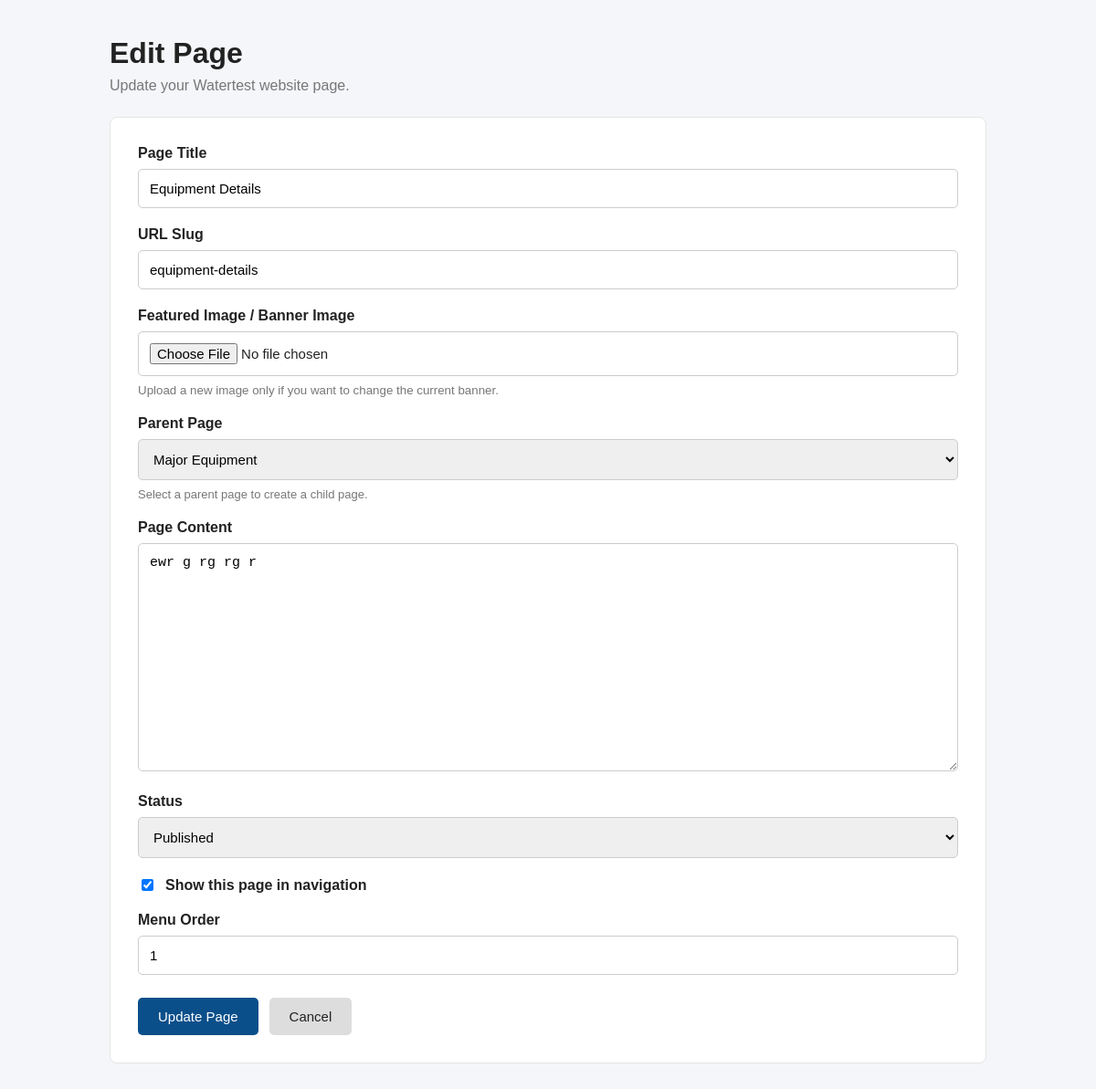
The app's page /dashboard/pages/edit/6/ (signed in), older data.
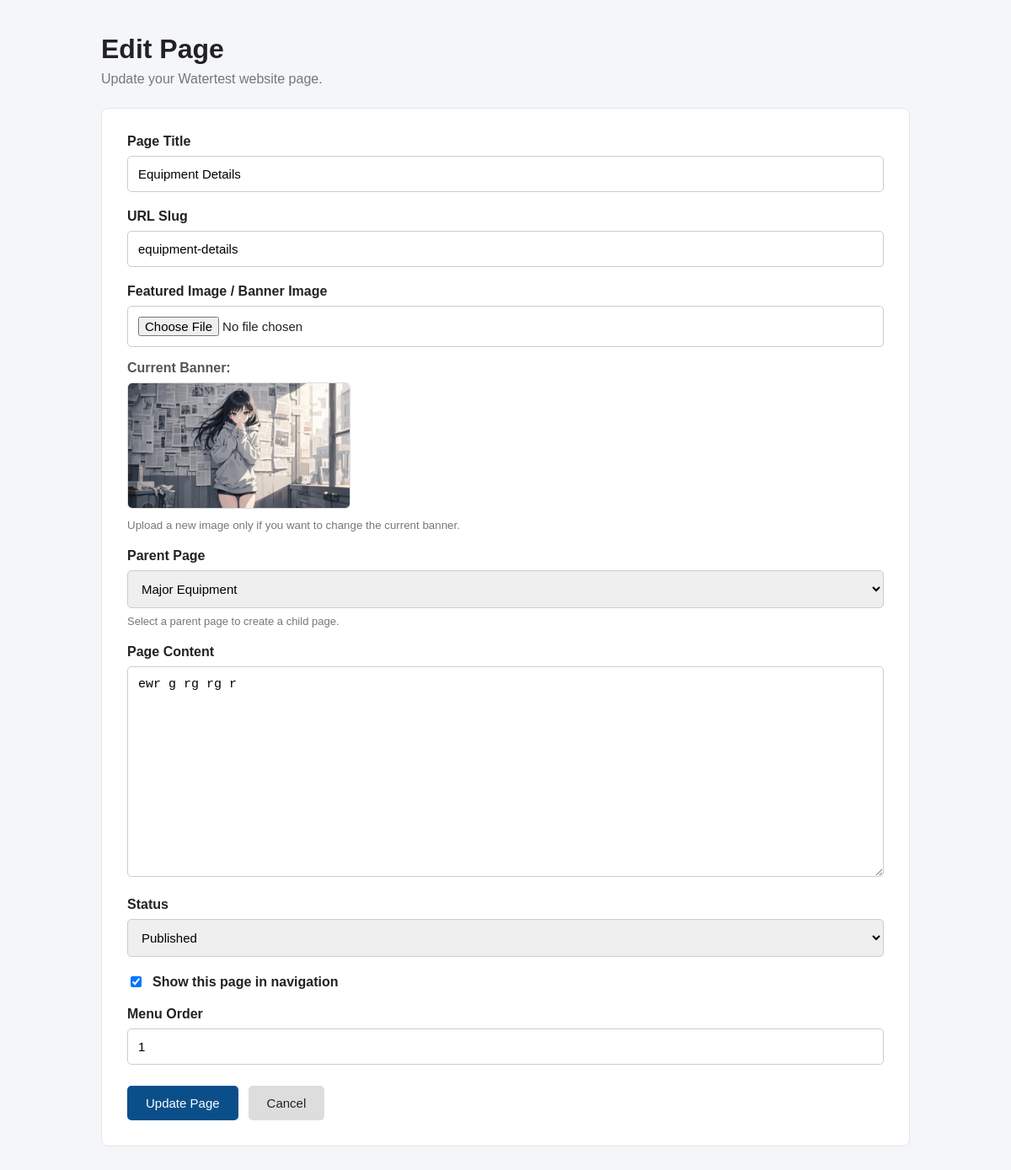
The same page, newer data.
### website/models.py (models this page shows, shortened)
class Page(models.Model):
    STATUS_CHOICES = [
        ("draft", "Draft"),
        ("published", "Published"),
    ]
    title = models.CharField(max_length=300)
    slug = models.SlugField(
        max_length=300,
        unique=True,
        blank=True
    )
    content = models.TextField(
        blank=True
    )
    featured_image = models.ImageField(
        upload_to="pages/",
        blank=True,
        null=True
    )
    status = models.CharField(
        max_length=20,
        choices=STATUS_CHOICES,
        default="draft"
    )
    show_in_menu = models.BooleanField(
        default=False
    )
    menu_order = models.PositiveIntegerField(
        default=0
    )
    parent = models.ForeignKey(
        "self",
        on_delete=models.CASCADE,
        blank=True,
        null=True,
        related_name="children"
    )
    created_at = models.DateTimeField(
        auto_now_add=True
    )
    updated_at = models.DateTimeField(
        auto_now=True
    )

### website/views.py (the view, shortened to what this page needs)
@login_required
def edit_page(request, page_id):
    page = get_object_or_404(
        Page,
        id=page_id
    )
    parent_pages = Page.objects.exclude(
        id=page.id
    ).order_by(
        "menu_order",
        "title"
    )
    return render(
        request,
        "website/page_edit.html",
        {
            "page": page,
            "parent_pages": parent_pages,
        }
    )

### website/context_processors.py (called while the page is built)
def menu_pages(request):
    menu_pages = Page.objects.filter(
        status="published",
        show_in_menu=True,
        parent__isnull=True
    ).prefetch_related(
        "children"
    ).order_by(
        "menu_order",
        "title"
    )
    return {
        "menu_pages": menu_pages
    }

### templates/website/page_edit.html (shortened to what the changed rows need)
{% load static %}
<!DOCTYPE html>
<html lang="en">
<head>
</head>
<body>
<div class="page-wrapper">
    <div class="page-header">
        <h1>Edit Page</h1>
    </div>
    <div class="form-box">
       <form method="POST" enctype="multipart/form-data">
            <div class="form-group">
                <label for="title">
                    Page Title
                </label>
                <input
                    type="text"
                    id="title"
                    name="title"
                    value="{{ page.title }}"
                    required>
            </div>
            <div class="form-group">
                <label for="slug">
                    URL Slug
                </label>
                <input
                    type="text"
                    id="slug"
                    name="slug"
                    value="{{ page.slug }}"
                    required>
            </div>
            <div class="form-group">
    {% if page.featured_image %}
        <div style="margin-top:15px;">
            <p style="
                margin-bottom:8px;
                color:#555;
                font-weight:bold;
            ">
                Current Banner:
            </p>
            <img
                src="{{ page.featured_image.url }}"
                alt="{{ page.title }}"
                style="
                    max-width:300px;
                    height:150px;
                    object-fit:cover;
                    border-radius:6px;
                    border:1px solid #ddd;
                "
            >
        </div>
    {% endif %}
</div>
            <div class="form-group">
                <label for="parent">
                    Parent Page
                </label>
                <select
                    id="parent"
                    name="parent">
                    {% for parent_page in parent_pages %}
                        <option
                            value="{{ parent_page.id }}"
                            {% if page.parent and page.parent.id == parent_page.id %}
                                selected
                            {% endif %}>
                            {{ parent_page.title }}
                        </option>
                    {% endfor %}
                </select>
                <small class="help-text">
                    Select a parent page to create a child page.
                </small>
            </div>
            <div class="form-group">
                <label for="content">
                    Page Content
                </label>
                <textarea
                    id="content"
                    name="content">{{ page.content }}</textarea>
            </div>
            <div class="form-group">
                <label for="status">
                    Status
                </label>
                <select
                    id="status"
                    name="status">
                    <option
                        value="published"
                        {% if page.status == "published" %}selected{% endif %}>
                        Published
                    </option>
                </select>
            </div>
            <div class="form-group checkbox-group">
                <input
                    type="checkbox"
                    id="show_in_menu"
                    name="show_in_menu"
                    {% if page.show_in_menu %}checked{% endif %}>
                <label for="show_in_menu">
                    Show this page in navigation
                </label>
            </div>
            <div class="form-group">
                <label for="menu_order">
                    Menu Order
                </label>
                <input
                    type="number"
                    id="menu_order"
                    name="menu_order"
                    value="{{ page.menu_order }}"
                    min="0">
            </div>
        </form>
    </div>
</div>
</body>
</html>

Row changes from the older to the newer data that the page shows:
changed Page "Equipment Details": featured_image empty → "pages/7.jpg" (drawn); featured_image: picture added
Text that changed along with them:
text now shown: "Current Banner:"
